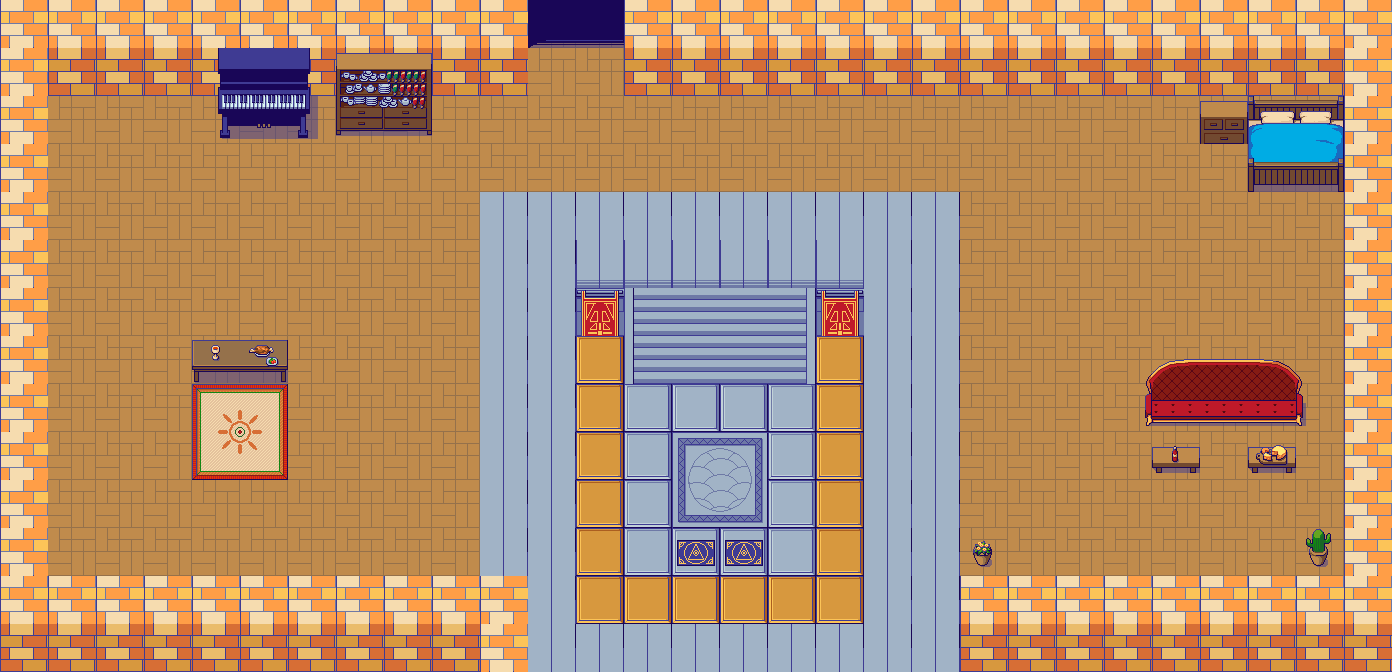

This game map was drawn from its Tiled (.tmx) file and the tilesets committed beside it. A one-line description and the full map source follow:
An orthogonal 29x14 tile map with 48x48 px tiles, 3 tile layers (Tile Layer 1, Tile Layer 2, Tile Layer 3), 5 tilesets.

<map version="1.5" tiledversion="1.7.2" orientation="orthogonal" renderorder="right-down" width="29" height="14" tilewidth="48" tileheight="48" infinite="0" nextlayerid="4" nextobjectid="1">
 <tileset firstgid="1" name="PixelFantasy_Inside_A2" tilewidth="48" tileheight="48" tilecount="192" columns="16">
  <image source="Pixel Fantasy RMMZ RTP Tiles/img/tilesets/PixelFantasy_Inside_A2.png" width="768" height="576" />
 </tileset>
 <tileset firstgid="193" name="PixelFantasy_Inside_A4" tilewidth="48" tileheight="48" tilecount="240" columns="16">
  <image source="Pixel Fantasy RMMZ RTP Tiles/img/tilesets/PixelFantasy_Inside_A4.png" width="768" height="720" />
 </tileset>
 <tileset firstgid="433" name="PixelFantasy_Inside_A5" tilewidth="48" tileheight="48" tilecount="128" columns="8">
  <image source="Pixel Fantasy RMMZ RTP Tiles/img/tilesets/PixelFantasy_Inside_A5.png" width="384" height="768" />
 </tileset>
 <tileset firstgid="561" name="PixelFantasy_Inside_B" tilewidth="48" tileheight="48" tilecount="256" columns="16">
  <image source="Pixel Fantasy RMMZ RTP Tiles/img/tilesets/PixelFantasy_Inside_B.png" width="768" height="768" />
 </tileset>
 <tileset firstgid="817" name="PixelFantasy_Inside_C" tilewidth="48" tileheight="48" tilecount="256" columns="16">
  <image source="Pixel Fantasy RMMZ RTP Tiles/img/tilesets/PixelFantasy_Inside_C.png" width="768" height="768" />
 </tileset>
 <layer id="1" name="Tile Layer 1" width="29" height="14">
  <data encoding="csv">
98,98,98,98,98,98,98,98,98,98,98,98,98,98,98,98,98,98,98,98,98,98,98,98,98,98,98,98,98,
98,98,98,98,98,98,98,98,98,98,98,98,98,98,98,98,98,98,98,98,98,98,98,98,98,98,98,98,98,
98,98,98,98,98,98,98,98,98,98,98,98,98,98,98,98,98,98,98,98,98,98,98,98,98,98,98,98,98,
98,98,98,98,98,98,98,98,98,98,98,98,98,98,98,98,98,98,98,98,98,98,98,98,98,98,98,98,98,
98,98,98,98,98,98,98,98,98,98,200,200,200,200,200,200,200,200,200,200,98,98,98,98,98,98,98,98,98,
98,98,98,98,98,98,98,98,98,98,200,200,231,231,231,231,231,231,200,200,98,98,98,98,98,98,98,98,98,
98,98,98,98,98,98,98,98,98,98,200,200,247,247,247,247,247,247,200,200,98,98,98,98,98,98,98,98,98,
98,98,98,98,98,98,98,98,98,98,200,200,560,560,560,560,560,560,200,200,98,98,98,98,98,98,98,98,98,
98,98,98,98,98,98,98,98,98,98,200,200,560,558,558,558,558,560,200,200,98,98,98,98,98,98,98,98,98,
98,98,98,98,98,98,98,98,98,98,200,200,560,558,545,546,558,560,200,200,98,98,98,98,98,98,98,98,98,
98,98,98,98,98,98,98,98,98,98,200,200,560,558,553,554,558,560,200,200,98,98,98,98,98,98,98,98,98,
98,98,98,98,98,98,98,98,98,98,200,200,560,558,558,558,558,560,200,200,98,98,98,98,98,98,98,98,98,
98,98,98,98,98,98,98,98,98,98,200,200,560,560,560,560,560,560,200,200,98,98,98,98,98,98,98,98,98,
98,98,98,98,98,98,98,98,98,98,200,200,200,200,200,200,200,200,200,200,98,98,98,98,98,98,98,98,98
</data>
 </layer>
 <layer id="2" name="Tile Layer 2" width="29" height="14">
  <data encoding="csv">
239,239,239,239,239,239,239,239,239,239,239,593,594,239,239,239,239,239,239,239,239,239,239,239,239,239,239,239,239,
239,255,255,255,255,255,255,255,255,255,255,0,0,255,255,255,255,255,255,255,255,255,255,255,255,255,255,255,239,
239,0,0,0,0,0,0,0,0,0,0,0,0,0,0,0,0,0,0,0,0,0,0,0,0,585,650,651,239,
239,0,0,0,0,0,0,0,0,0,0,0,0,0,0,0,0,0,0,0,0,0,0,0,0,0,666,667,239,
239,0,0,0,0,0,0,0,0,0,0,0,0,0,0,0,0,0,0,0,0,0,0,0,0,0,0,0,239,
239,0,0,0,0,0,0,0,0,0,0,0,0,0,0,0,0,0,0,0,0,0,0,0,0,0,0,0,239,
239,0,0,0,0,0,0,0,0,0,0,0,0,529,530,530,531,0,0,0,0,0,0,0,0,0,0,0,239,
239,0,0,0,785,786,0,0,0,0,0,0,0,529,530,530,531,0,0,0,0,0,0,753,754,755,756,757,239,
239,0,0,0,71,72,0,0,0,0,0,0,0,0,0,0,0,0,0,0,0,0,0,769,770,771,772,773,239,
239,0,0,0,87,88,0,0,0,0,0,0,0,0,0,0,0,0,0,0,0,0,0,0,729,0,729,0,239,
239,0,0,0,0,0,0,0,0,0,0,0,0,0,0,0,0,0,0,0,0,0,0,0,0,0,0,0,239,
239,0,0,0,0,0,0,0,0,0,0,0,0,0,0,0,0,0,0,0,984,0,0,0,0,0,0,983,239,
239,239,239,239,239,239,239,239,239,239,239,0,0,0,0,0,0,0,0,0,239,239,239,239,239,239,239,239,239,
255,255,255,255,255,255,255,255,255,255,239,0,0,0,0,0,0,0,0,0,255,255,255,255,255,255,255,255,255
</data>
 </layer>
 <layer id="3" name="Tile Layer 3" width="29" height="14">
  <data encoding="csv">
0,0,0,0,0,0,0,0,0,0,0,0,0,0,0,0,0,0,0,0,0,0,0,0,0,0,0,0,0,
0,0,0,0,718,719,720,591,592,0,0,0,0,0,0,0,0,0,0,0,0,0,0,0,0,0,0,0,0,
0,0,0,0,734,735,736,607,608,0,0,0,0,0,0,0,0,0,0,0,0,0,0,0,0,0,0,0,0,
0,0,0,0,0,0,0,0,0,0,0,0,0,0,0,0,0,0,0,0,0,0,0,0,0,0,0,0,0,
0,0,0,0,0,0,0,0,0,0,0,0,0,0,0,0,0,0,0,0,0,0,0,0,0,0,0,0,0,
0,0,0,0,0,0,0,0,0,0,0,0,0,0,0,0,0,0,0,0,0,0,0,0,0,0,0,0,0,
0,0,0,0,0,0,0,0,0,0,0,0,721,0,0,0,0,721,0,0,0,0,0,0,0,0,0,0,0,
0,0,0,0,855,882,0,0,0,0,0,0,0,0,0,0,0,0,0,0,0,0,0,0,0,0,0,0,0,
0,0,0,0,0,0,0,0,0,0,0,0,0,0,0,0,0,0,0,0,0,0,0,0,0,0,0,0,0,
0,0,0,0,0,0,0,0,0,0,0,0,0,0,0,0,0,0,0,0,0,0,0,0,834,0,917,0,0,
0,0,0,0,0,0,0,0,0,0,0,0,0,0,0,0,0,0,0,0,0,0,0,0,0,0,0,0,0,
0,0,0,0,0,0,0,0,0,0,0,0,0,0,1059,1059,0,0,0,0,0,0,0,0,0,0,0,0,0,
0,0,0,0,0,0,0,0,0,0,0,0,0,0,0,0,0,0,0,0,0,0,0,0,0,0,0,0,0,
0,0,0,0,0,0,0,0,0,0,0,0,0,0,0,0,0,0,0,0,0,0,0,0,0,0,0,0,0
</data>
 </layer>
</map>
